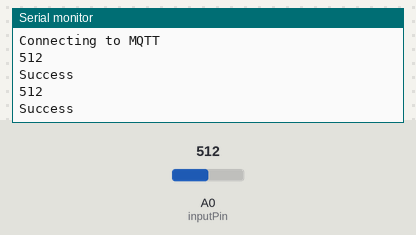
A sketch run on a simulated ESP8266 (NodeMCU). Parts: the last lines printed to the serial monitor. The test bench sets the inputs (shaded band); at power-on: A0 (inputPin) = 512. WiFi joins after 1.5 s; servers stay silent unless stated; no MQTT or app messages arrive unless stated.

Above: at 2.7 s.
2.8 s: A0 (inputPin) set to 716
At 4.1 s:
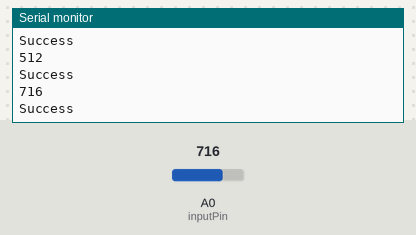
4.3 s: A0 (inputPin) set to 900
At 5.4 s:
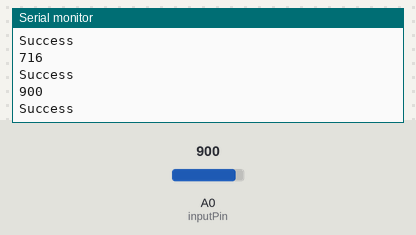
Timing chart, 0 to 7.3 s (numbered marks = the images above; inputs shaded):
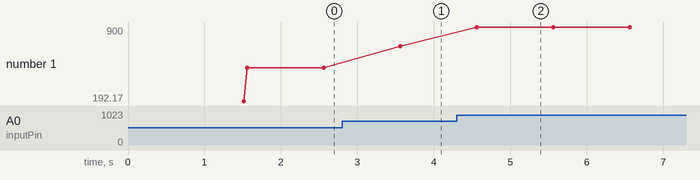

Measured:
- after the input at 2.8 s, the serial monitor: prints a new line after 0.76 s (image 1)
- after the input at 4.3 s, the serial monitor: prints a new line after 0.26 s (image 2)
- plotted number 1: 512 → 716 after the input at 2.8 s, 716 → 900 after the input at 4.3 s

The sketch:

Adafruit.ino
```cpp
#include <ArduinoHttpClient.h>

#include<ESP8266WiFi.h>
#include<Adafruit_MQTT_Client.h>


int val=0;
int inputPin= 17 ;
#define wifi "Soha"
#define password "alohomora"
#define server "io.adafruit.com"
#define port 1883
#define user "Shahidhar Dalal"
#define pass "Vraj@Adafruit"
#define key "38166731a75c44c4bf0a9c825e5b673f"


//WiFiServer server(80);
WiFiClient esp;

Adafruit_MQTT_Client mqtt(&esp,server,port,user,key);

Adafruit_MQTT_Publish feed1= Adafruit_MQTT_Publish(&mqtt,user "/feeds/TiltSwitch");

void setup() {
  // put your setup code here, to run once:
  Serial.begin(115200);
  delay(10);
  Serial.println(wifi);

  WiFi.begin(wifi,password);
  Serial.print("Connecting");
  while(WiFi.status() != WL_CONNECTED)
  {
    delay(500);
    Serial.print(".");
  }

Serial.println("WiFi connected");
Serial.println("IP Address:");
Serial.println(WiFi.localIP());
Serial.println("Connecting to MQTT");
while(mqtt.connect())
  Serial.print(".");
   pinMode(inputPin, INPUT);
}

void loop() {

 val=analogRead(inputPin);
 Serial.println(val);

  // put your main code here, to run repeatedly:
if(mqtt.connected())
{
  if(feed1.publish(val))
    Serial.println("Success");
  else
    Serial.println("Fail!!");
  delay(1000);
}

}
```
